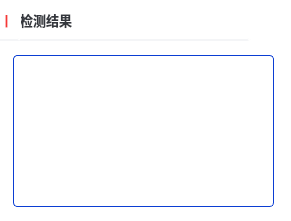
   <widget class="QFrame" name="data_2">
    <property name="geometry">
     <rect>
      <x>20</x>
      <y>490</y>
      <width>291</width>
      <height>221</height>
     </rect>
    </property>
    <property name="styleSheet">
     <string notr="true">border:0px solid rgb(255, 255, 255);
border-radius: 10px;
background:white</string>
    </property>
    <property name="frameShadow">
     <enum>QFrame::Raised</enum>
    </property>
    <widget class="QTextEdit" name="Info_2">
     <property name="geometry">
      <rect>
       <x>13</x>
       <y>55</y>
       <width>261</width>
       <height>152</height>
      </rect>
     </property>
     <property name="font">
      <font>
       <family>微软雅黑</family>
       <pointsize>14</pointsize>
       <weight>75</weight>
       <italic>false</italic>
       <bold>true</bold>
      </font>
     </property>
     <property name="styleSheet">
      <string notr="true">border:1px solid rgb(11, 62, 211);
border-radius: 4px;</string>
     </property>
     <property name="readOnly">
      <bool>true</bool>
     </property>
     <property name="html">
      <string>&lt;!DOCTYPE HTML PUBLIC &quot;-//W3C//DTD HTML 4.0//EN&quot; &quot;http://www.w3.org/TR/REC-html40/strict.dtd&quot;&gt;
&lt;html&gt;&lt;head&gt;&lt;meta name=&quot;qrichtext&quot; content=&quot;1&quot; /&gt;&lt;style type=&quot;text/css&quot;&gt;
p, li { white-space: pre-wrap; }
&lt;/style&gt;&lt;/head&gt;&lt;body style=&quot; font-family:'微软雅黑'; font-size:14pt; font-weight:600; font-style:normal;&quot;&gt;
&lt;p align=&quot;center&quot; style=&quot;-qt-paragraph-type:empty; margin-top:0px; margin-bottom:0px; margin-left:0px; margin-right:0px; -qt-block-indent:0; text-indent:0px;&quot;&gt;&lt;br /&gt;&lt;/p&gt;&lt;/body&gt;&lt;/html&gt;</string>
     </property>
    </widget>
    <widget class="QLabel" name="cam_8">
     <property name="geometry">
      <rect>
       <x>10</x>
       <y>0</y>
       <width>241</width>
       <height>41</height>
      </rect>
     </property>
     <property name="palette">
      <palette>
       <active>
        <colorrole role="WindowText">
         <brush brushstyle="SolidPattern">
          <color alpha="255">
           <red>52</red>
           <green>55</green>
           <blue>61</blue>
          </color>
         </brush>
        </colorrole>
        <colorrole role="Button">
         <brush brushstyle="SolidPattern">
          <color alpha="255">
           <red>255</red>
           <green>255</green>
           <blue>255</blue>
          </color>
         </brush>
        </colorrole>
        <colorrole role="Text">
         <brush brushstyle="SolidPattern">
          <color alpha="255">
           <red>52</red>
           <green>55</green>
           <blue>61</blue>
          </color>
         </brush>
        </colorrole>
        <colorrole role="ButtonText">
         <brush brushstyle="SolidPattern">
          <color alpha="255">
           <red>52</red>
           <green>55</green>
           <blue>61</blue>
          </color>
         </brush>
        </colorrole>
        <colorrole role="Base">
         <brush brushstyle="SolidPattern">
          <color alpha="255">
           <red>255</red>
           <green>255</green>
           <blue>255</blue>
          </color>
         </brush>
        </colorrole>
        <colorrole role="Window">
         <brush brushstyle="SolidPattern">
          <color alpha="255">
           <red>255</red>
           <green>255</green>
           <blue>255</blue>
          </color>
         </brush>
        </colorrole>
       </active>
       <inactive>
        <colorrole role="WindowText">
         <brush brushstyle="SolidPattern">
          <color alpha="255">
           <red>52</red>
           <green>55</green>
           <blue>61</blue>
          </color>
         </brush>
        </colorrole>
        <colorrole role="Button">
         <brush brushstyle="SolidPattern">
          <color alpha="255">
           <red>255</red>
           <green>255</green>
           <blue>255</blue>
          </color>
         </brush>
        </colorrole>
        <colorrole role="Text">
         <brush brushstyle="SolidPattern">
          <color alpha="255">
           <red>52</red>
           <green>55</green>
           <blue>61</blue>
          </color>
         </brush>
        </colorrole>
        <colorrole role="ButtonText">
         <brush brushstyle="SolidPattern">
          <color alpha="255">
           <red>52</red>
           <green>55</green>
           <blue>61</blue>
          </color>
         </brush>
        </colorrole>
        <colorrole role="Base">
         <brush brushstyle="SolidPattern">
          <color alpha="255">
           <red>255</red>
           <green>255</green>
           <blue>255</blue>
          </color>
         </brush>
        </colorrole>
        <colorrole role="Window">
         <brush brushstyle="SolidPattern">
          <color alpha="255">
           <red>255</red>
           <green>255</green>
           <blue>255</blue>
          </color>
         </brush>
        </colorrole>
       </inactive>
       <disabled>
        <colorrole role="WindowText">
         <brush brushstyle="SolidPattern">
          <color alpha="255">
           <red>52</red>
           <green>55</green>
           <blue>61</blue>
          </color>
         </brush>
        </colorrole>
        <colorrole role="Button">
         <brush brushstyle="SolidPattern">
          <color alpha="255">
           <red>255</red>
           <green>255</green>
           <blue>255</blue>
          </color>
         </brush>
        </colorrole>
        <colorrole role="Text">
         <brush brushstyle="SolidPattern">
          <color alpha="255">
           <red>52</red>
           <green>55</green>
           <blue>61</blue>
          </color>
         </brush>
        </colorrole>
        <colorrole role="ButtonText">
         <brush brushstyle="SolidPattern">
          <color alpha="255">
           <red>52</red>
           <green>55</green>
           <blue>61</blue>
          </color>
         </brush>
        </colorrole>
        <colorrole role="Base">
         <brush brushstyle="SolidPattern">
          <color alpha="255">
           <red>255</red>
           <green>255</green>
           <blue>255</blue>
          </color>
         </brush>
        </colorrole>
        <colorrole role="Window">
         <brush brushstyle="SolidPattern">
          <color alpha="255">
           <red>255</red>
           <green>255</green>
           <blue>255</blue>
          </color>
         </brush>
        </colorrole>
       </disabled>
      </palette>
     </property>
     <property name="font">
      <font>
       <family>微软雅黑</family>
       <pointsize>20</pointsize>
       <weight>75</weight>
       <bold>true</bold>
      </font>
     </property>
     <property name="styleSheet">
      <string notr="true">border:2px solid rgb(255,255,255);
border-radius: 4px;
border-bottom-color: rgb(244, 245, 247);
color:rgb(52, 55, 61)</string>
     </property>
     <property name="text">
      <string>&lt;html&gt;&lt;head/&gt;&lt;body&gt;&lt;p&gt;&lt;span style=&quot; font-size:10pt;&quot;&gt;检测结果&lt;/span&gt;&lt;/p&gt;&lt;/body&gt;&lt;/html&gt;</string>
     </property>
    </widget>
    <widget class="QLabel" name="cam_9">
     <property name="geometry">
      <rect>
       <x>-10</x>
       <y>0</y>
       <width>31</width>
       <height>41</height>
      </rect>
     </property>
     <property name="palette">
      <palette>
       <active>
        <colorrole role="WindowText">
         <brush brushstyle="SolidPattern">
          <color alpha="255">
           <red>245</red>
           <green>56</green>
           <blue>54</blue>
          </color>
         </brush>
        </colorrole>
        <colorrole role="Button">
         <brush brushstyle="SolidPattern">
          <color alpha="255">
           <red>255</red>
           <green>255</green>
           <blue>255</blue>
          </color>
         </brush>
        </colorrole>
        <colorrole role="Text">
         <brush brushstyle="SolidPattern">
          <color alpha="255">
           <red>245</red>
           <green>56</green>
           <blue>54</blue>
          </color>
         </brush>
        </colorrole>
        <colorrole role="ButtonText">
         <brush brushstyle="SolidPattern">
          <color alpha="255">
           <red>245</red>
           <green>56</green>
           <blue>54</blue>
          </color>
         </brush>
        </colorrole>
        <colorrole role="Base">
         <brush brushstyle="SolidPattern">
          <color alpha="255">
           <red>255</red>
           <green>255</green>
           <blue>255</blue>
          </color>
         </brush>
        </colorrole>
        <colorrole role="Window">
         <brush brushstyle="SolidPattern">
          <color alpha="255">
           <red>255</red>
           <green>255</green>
           <blue>255</blue>
          </color>
         </brush>
        </colorrole>
       </active>
       <inactive>
        <colorrole role="WindowText">
         <brush brushstyle="SolidPattern">
          <color alpha="255">
           <red>245</red>
           <green>56</green>
           <blue>54</blue>
          </color>
         </brush>
        </colorrole>
        <colorrole role="Button">
         <brush brushstyle="SolidPattern">
          <color alpha="255">
           <red>255</red>
           <green>255</green>
           <blue>255</blue>
          </color>
         </brush>
        </colorrole>
        <colorrole role="Text">
         <brush brushstyle="SolidPattern">
          <color alpha="255">
           <red>245</red>
           <green>56</green>
           <blue>54</blue>
          </color>
         </brush>
        </colorrole>
        <colorrole role="ButtonText">
         <brush brushstyle="SolidPattern">
          <color alpha="255">
           <red>245</red>
           <green>56</green>
           <blue>54</blue>
          </color>
         </brush>
        </colorrole>
        <colorrole role="Base">
         <brush brushstyle="SolidPattern">
          <color alpha="255">
           <red>255</red>
           <green>255</green>
           <blue>255</blue>
          </color>
         </brush>
        </colorrole>
        <colorrole role="Window">
         <brush brushstyle="SolidPattern">
          <color alpha="255">
           <red>255</red>
           <green>255</green>
           <blue>255</blue>
          </color>
         </brush>
        </colorrole>
       </inactive>
       <disabled>
        <colorrole role="WindowText">
         <brush brushstyle="SolidPattern">
          <color alpha="255">
           <red>245</red>
           <green>56</green>
           <blue>54</blue>
          </color>
         </brush>
        </colorrole>
        <colorrole role="Button">
         <brush brushstyle="SolidPattern">
          <color alpha="255">
           <red>255</red>
           <green>255</green>
           <blue>255</blue>
          </color>
         </brush>
        </colorrole>
        <colorrole role="Text">
         <brush brushstyle="SolidPattern">
          <color alpha="255">
           <red>245</red>
           <green>56</green>
           <blue>54</blue>
          </color>
         </brush>
        </colorrole>
        <colorrole role="ButtonText">
         <brush brushstyle="SolidPattern">
          <color alpha="255">
           <red>245</red>
           <green>56</green>
           <blue>54</blue>
          </color>
         </brush>
        </colorrole>
        <colorrole role="Base">
         <brush brushstyle="SolidPattern">
          <color alpha="255">
           <red>255</red>
           <green>255</green>
           <blue>255</blue>
          </color>
         </brush>
        </colorrole>
        <colorrole role="Window">
         <brush brushstyle="SolidPattern">
          <color alpha="255">
           <red>255</red>
           <green>255</green>
           <blue>255</blue>
          </color>
         </brush>
        </colorrole>
       </disabled>
      </palette>
     </property>
     <property name="font">
      <font>
       <family>微软雅黑</family>
       <pointsize>20</pointsize>
       <weight>75</weight>
       <bold>true</bold>
      </font>
     </property>
     <property name="styleSheet">
      <string notr="true">border:2px solid rgb(255,255,255);
border-radius: 4px;
border-bottom-color: rgb(244, 245, 247);
color:rgb(245, 56, 54)</string>
     </property>
     <property name="text">
      <string>&lt;html&gt;&lt;head/&gt;&lt;body&gt;&lt;p&gt;&lt;span style=&quot; font-size:10pt;&quot;&gt;丨&lt;/span&gt;&lt;/p&gt;&lt;/body&gt;&lt;/html&gt;</string>
     </property>
    </widget>
   </widget>
